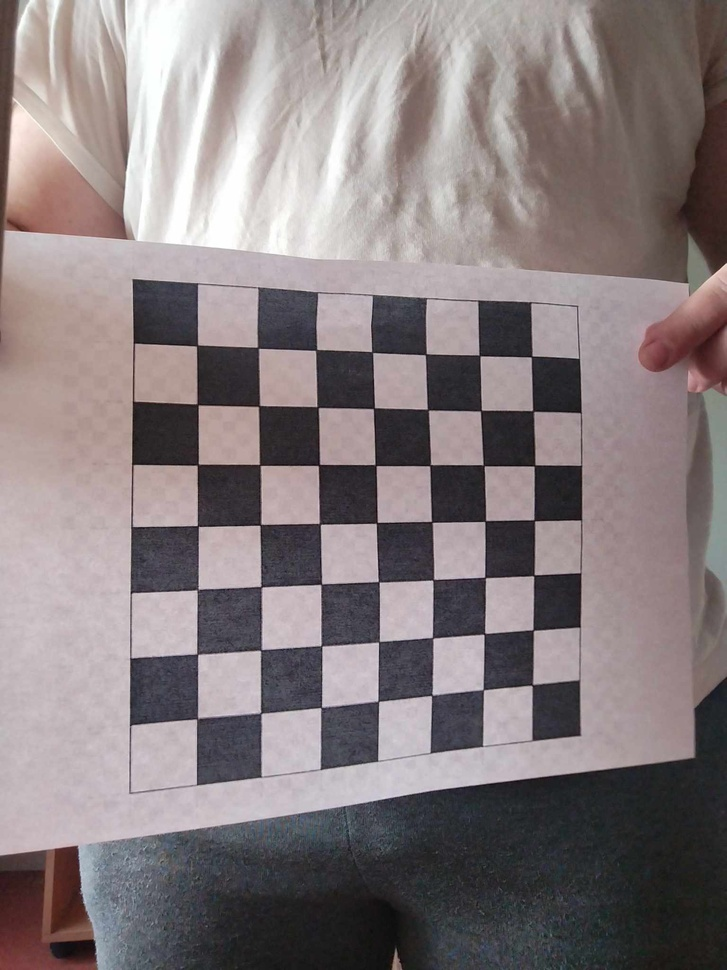
#> input picture calibration_image/438065553_1437655093546194_1099895748924252537_n.jpg, 727 x 970 px, shrunk from 1536 x 2048 before the run; its folder holds only this picture in this run
$ python -i cali.py   (imports and definitions only)
#> lines starting #> are read from the running program, lines starting #| are printed output that depends on the picture; long printed decimals are rounded
import cv2
import numpy as np
import matplotlib.pyplot as plt
import glob


def calib_pixel():
    checkerboard=(7, 7)
    square_length=22,
    image_folder_path = 'calibration_image'
    sample_image_path = None
    # Prepare object points based on the real-world dimensions of the checkerboard
    objp = np.zeros((checkerboard[0] * checkerboard[1], 3), np.float32)
    objp[:, :2] = np.mgrid[1:checkerboard[0]+1, 1:checkerboard[1]+1].T.reshape(-1, 2) * square_length

    # Prepare arrays to store object points and image points from all images
    objpoints = []
    imgpoints = []

    # Load all imagesa
    images = glob.glob(image_folder_path + '/*.jpg')

    # Iterate through each image
    for fname in images:
        img = cv2.imread(fname)
#> img is the input picture: shape (970, 727, 3); mean B, G, R 126.3, 124.8, 134.6
        gray = cv2.cvtColor(img, cv2.COLOR_BGR2GRAY)
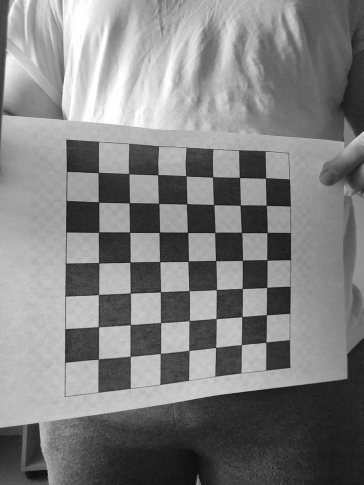
#> gray: shape (970, 727) (shown at 1/2 size); min 7, max 255, mean 127.9

        # Find the chessboard corners
        ret, corners = cv2.findChessboardCorners(gray, checkerboard,
                                                cv2.CALIB_CB_ADAPTIVE_THRESH + cv2.CALIB_CB_NORMALIZE_IMAGE + cv2.CALIB_CB_FAST_CHECK)
#> ret = True; corners = 49 rows, first 8: [196.6, 345.9], [257.6, 347.4], [315.8, 350.3], [371.7, 351.7], [425.6, 354.3], [479.8, 355.7], [531.5, 356.6], [197.5, 404.4]

        # If found, add object points and image points
        if ret:
            objpoints.append(objp)
            corners2 = cv2.cornerSubPix(gray, corners, (11, 11), (-1, -1),
                                       (cv2.TermCriteria_EPS + cv2.TermCriteria_MAX_ITER, 30, 0.1))
#> corners2 = 49 rows, first 8: [197.1, 345.5], [257.9, 347.7], [316.3, 350], [372.2, 352.1], [425.7, 354.4], [479.5, 355.5], [531.6, 356.5], [197.5, 404.5]
            imgpoints.append(corners2)


    # Perform camera calibration to find the camera matrix, distortion coefficients, etc.
    ret, K, dist, rvecs, tvecs = cv2.calibrateCamera(objpoints, imgpoints, gray.shape[::-1], None, None)
#> ret = 1.07; K = [[317.4, 0, 175.8], [0, 301.9, 416.1], [0, 0, 1]]; dist = [[0.038, -0.0227, 0.0122, -0.00523, 0.00152]]; rvecs = ([-0.000524, -0.0942, -0.000104],); tvecs = ([-14.12, -47.84, 109.3],)

    # Print the calibration results
    print(f"Reprojection error: {ret}")
#| Reprojection error: 1.066
    print(f"Camera matrix (K): \n{K}")
#| Camera matrix (K):
#| [[317.365   0.         175.787]
#|  [  0.         301.895 416.113]
#|  [  0.           0.           1.        ]]
    print(f"Distortion coefficients (dist): \n{dist}")
#| Distortion coefficients (dist):
#| [[ 0.03799 -0.02266  0.01217  -0.005232  0.001521]]

    if sample_image_path is None:
        # Use the first image for undistortion if no sample image path is provided
        sample_image_path = images[0]

    # Load a sample image and undistort it using the calibration parameters
    img = cv2.imread(sample_image_path)
    gray = cv2.cvtColor(img, cv2.COLOR_BGR2GRAY)

    # Undistort the image
    h, w = gray.shape[:2]
    new_camera_matrix, roi = cv2.getOptimalNewCameraMatrix(K, dist, (w, h), 1, (w, h))
#> new_camera_matrix = [[211.2, 0, 120.9], [0, 187.6, 475.1], [0, 0, 1]]; roi = (10, 199, 498, 621)
    undistorted_img = cv2.undistort(img, K, dist, None, new_camera_matrix)
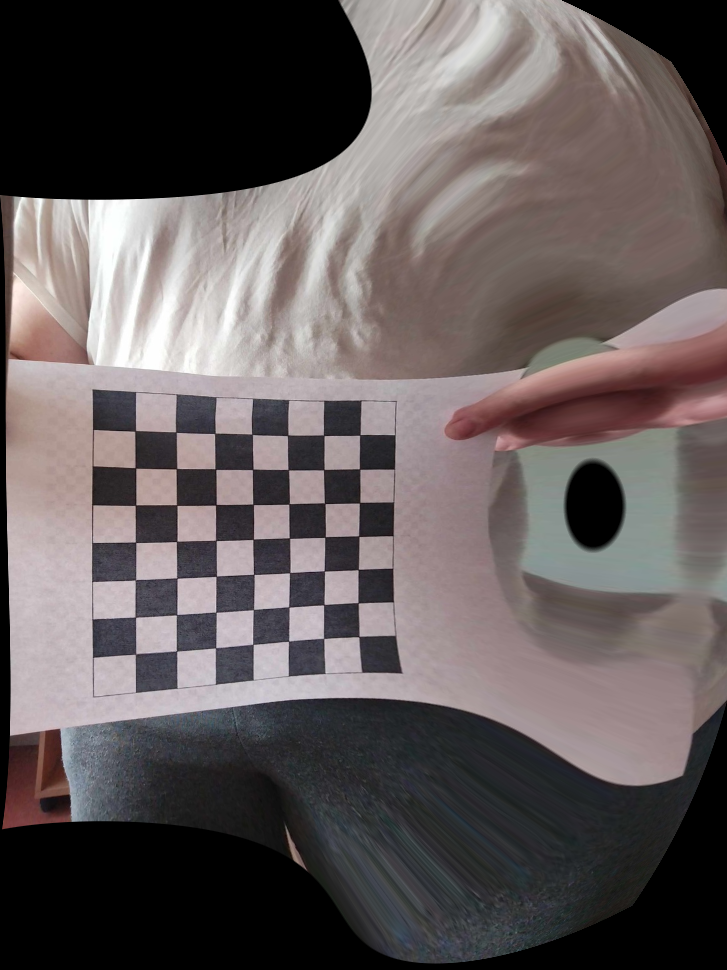
#> undistorted_img: shape (970, 727, 3); mean B, G, R 90.7, 90.7, 98.5

    # Find the chessboard corners in the undistorted image
    ret, corners = cv2.findChessboardCorners(gray, checkerboard,
                                            cv2.CALIB_CB_ADAPTIVE_THRESH + cv2.CALIB_CB_NORMALIZE_IMAGE + cv2.CALIB_CB_FAST_CHECK)
#> ret = True
    if ret:
        corners2 = cv2.cornerSubPix(gray, corners, (11, 11), (-1, -1),
                                   (cv2.TermCriteria_EPS + cv2.TermCriteria_MAX_ITER, 30, 0.1))

        # Choose two points from the detected corners (e.g., (0,0) and (1,0) corner of the first square)
        p1 = corners2[0][0]  # Top-left corner of the first square
#> p1 = [197.1, 345.5]
        p2 = corners2[1][0]  # Top-right corner of the first square
#> p2 = [257.9, 347.7]

        # Compute the distance between the points in pixels
        pixel_distance = np.linalg.norm(p2 - p1)
#> pixel_distance = 60.87

                # Compute the distance between the points in pixels
        pixel_distance = np.linalg.norm(p2 - p1)

        # Create a blank image to draw the points and lines
        #blank_img = np.zeros_like(undistorted_img)

        # Draw the points and the line between them on the blank image
        #cv2.circle(blank_img, tuple(p1.ravel().astype(int)), 10, (0, 0, 255), -1)  # Red circle at p1
        #cv2.circle(blank_img, tuple(p2.ravel().astype(int)), 10, (0, 255, 0), -1)  # Green circle at p2
        #cv2.line(blank_img, tuple(p1.ravel().astype(int)), tuple(p2.ravel().astype(int)), (255, 0, 0), 2)  # Blue line between the points

        # Overlay the blank image with markings onto the undistorted image
        #combined_img = cv2.addWeighted(undistorted_img, 0.7, blank_img, 0.3, 0)

        # Display the image with the two points marked
        #plt.imshow(cv2.cvtColor(combined_img, cv2.COLOR_BGR2RGB))
        #plt.title(f'Distance in pixels: {pixel_distance:.2f}')
        #plt.show()

        print(f"Distance between points in pixels: {pixel_distance:.2f}")
#| Distance between points in pixels: 60.87

        return pixel_distance
    else:
        print("Chessboard corners not found in the undistorted image.")
        return None

>>> result = calib_pixel()
#> result = 60.87

$ run again, on calibration_image/445377344_1199433681048256_1630990664303464818_n.jpg
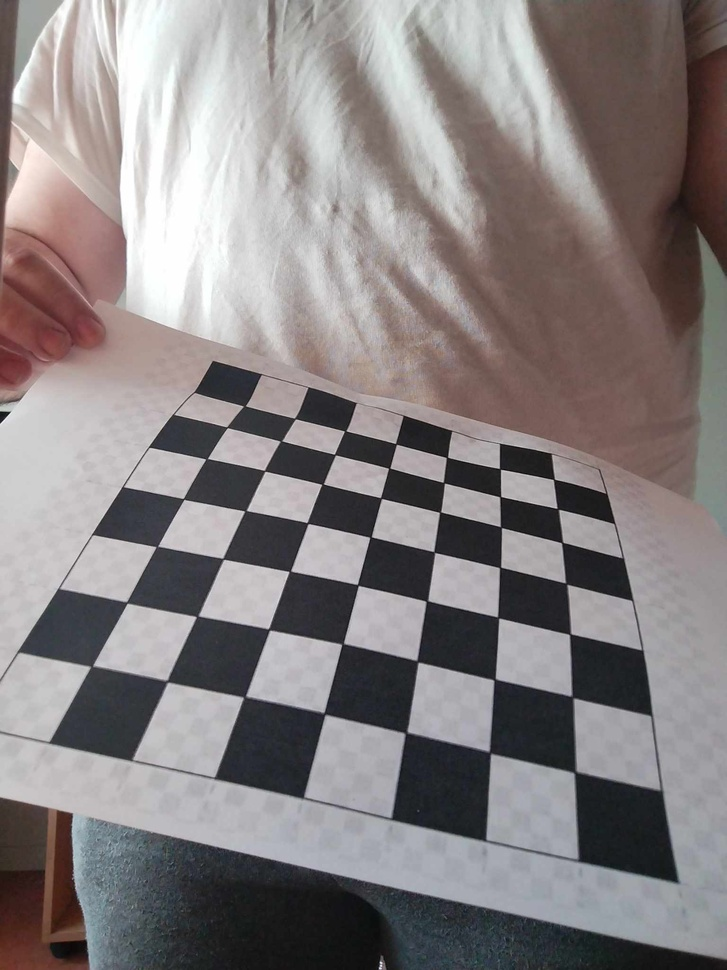
#> input picture calibration_image/445377344_1199433681048256_1630990664303464818_n.jpg, 727 x 970 px, shrunk from 1536 x 2048 before the run
#> in calib_pixel, img is the input picture: shape (970, 727, 3); mean B, G, R 128.7, 128.3, 134.3
#> in calib_pixel, `gray = cv2.cvtColor(img, cv2.COLOR_BGR2GRAY)`:
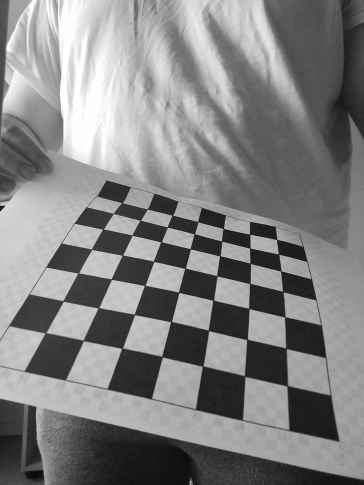
#> gray: shape (970, 727) (shown at 1/2 size); min 5, max 255, mean 130.1
#> in calib_pixel, `ret, corners = cv2.findChessboardCorners(gray, checkerboard, cv2.CALIB..`: ret = True; corners = 49 rows, first 8: [245, 408], [295, 418.6], [344.7, 431.3], [396.1, 443.9], [446.9, 457.3], [500.1, 469], [553.6, 479.4], [227.2, 427.5]
#> corners2 = 49 rows, first 8: [244.5, 405.9], [295.1, 418.5], [345.3, 431], [396, 443.8], [446.9, 457.4], [500, 468.8], [553.8, 479.4], [227.1, 427.4]
#> in calib_pixel, `ret, K, dist, rvecs, tvecs = cv2.calibrateCamera(objpoints, imgpoints,..`: ret = 3.56; K = [[526.1, 0, 306.7], [0, 310.9, 465.6], [0, 0, 1]]; dist = [[0.113, -0.504, 0.19, 0.0345, 0.503]]; rvecs = ([-0.347, -0.188, 0.292],); tvecs = ([-40.4, -68.12, 209.2],)
#| Reprojection error: 3.562
#| Camera matrix (K):
#| [[526.127   0.         306.695]
#|  [  0.         310.919 465.570]
#|  [  0.           0.           1.        ]]
#| Distortion coefficients (dist):
#| [[ 0.1128 -0.5042  0.1898  0.03454  0.5029]]
#> new_camera_matrix = [[442.9, 0, 338.2], [0, 602.4, 648.3], [0, 0, 1]]; roi = (323, 479, 21, 166)
#> in calib_pixel, `undistorted_img = cv2.undistort(img, K, dist, None, new_camera_matrix)`:
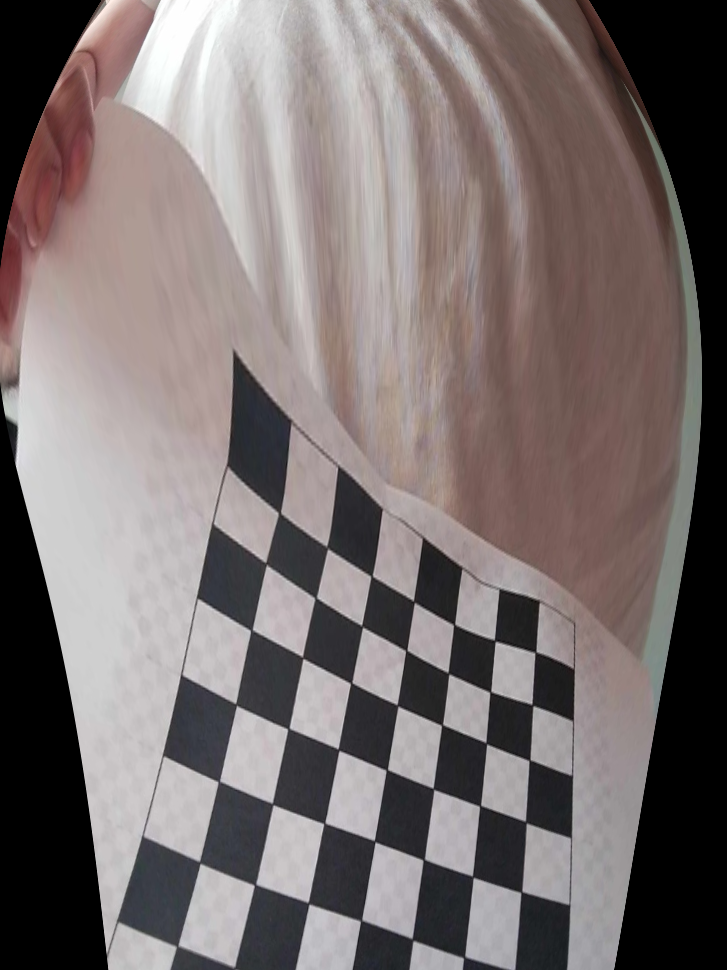
#> undistorted_img: shape (970, 727, 3); mean B, G, R 111.7, 112.4, 121.8
#> in calib_pixel, `ret, corners = cv2.findChessboardCorners(gray, checkerboard, cv2.CALIB..`: ret = True
#> p1 = [244.5, 405.9]
#> p2 = [295.1, 418.5]
#> pixel_distance = 52.22
#| Distance between points in pixels: 52.22

$ run again, on calibration_image/445378671_413819868304682_1195521158800133017_n.jpg
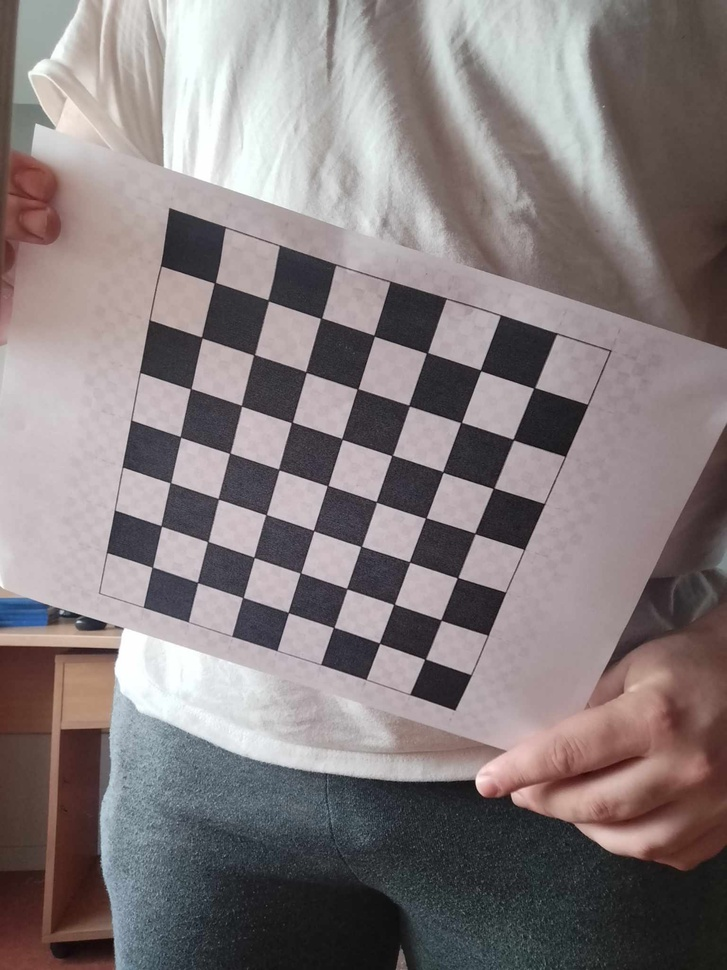
#> input picture calibration_image/445378671_413819868304682_1195521158800133017_n.jpg, 727 x 970 px, shrunk from 1536 x 2048 before the run
#> in calib_pixel, img is the input picture: shape (970, 727, 3); mean B, G, R 124.6, 123.8, 132.7
#> in calib_pixel, `gray = cv2.cvtColor(img, cv2.COLOR_BGR2GRAY)`:
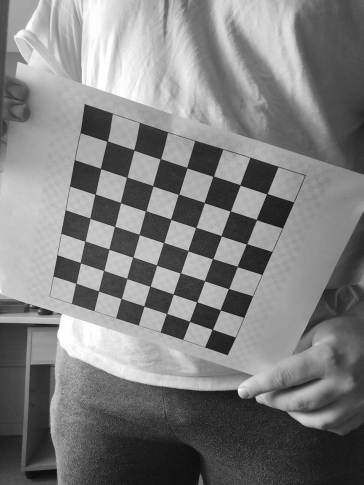
#> gray: shape (970, 727) (shown at 1/2 size); min 10, max 255, mean 126.5
#> in calib_pixel, `ret, corners = cv2.findChessboardCorners(gray, checkerboard, cv2.CALIB..`: ret = True; corners = 49 rows, first 8: [214.7, 283], [268.1, 300.3], [321.2, 318], [373.9, 335.6], [427, 352.9], [480.7, 370.4], [534, 387.9], [201.6, 337.2]
#> corners2 = 49 rows, first 8: [214.7, 282.7], [268.2, 300.4], [321.2, 318.3], [374.2, 335.7], [427, 352.9], [480.5, 370.4], [534.2, 387.9], [201.7, 337.5]
#> in calib_pixel, `ret, K, dist, rvecs, tvecs = cv2.calibrateCamera(objpoints, imgpoints,..`: ret = 0.432; K = [[574.2, 0, 384.4], [0, 561.6, 469.6], [0, 0, 1]]; dist = [[-0.0272, 0.764, -0.0128, 0.00549, -2.7]]; rvecs = ([0.265, 0.0567, 0.32],); tvecs = ([-81.01, -101.4, 221.5],)
#| Reprojection error: 0.4323
#| Camera matrix (K):
#| [[574.211   0.         384.388]
#|  [  0.         561.593 469.636]
#|  [  0.           0.           1.        ]]
#| Distortion coefficients (dist):
#| [[-0.0272  0.7642 -0.01283  0.005485 -2.695]]
#> new_camera_matrix = [[542.4, 0, 363.1], [0, 561.6, 469.6], [0, 0, 1]]; roi = (0, 0, 686, 969)
#> in calib_pixel, `undistorted_img = cv2.undistort(img, K, dist, None, new_camera_matrix)`:
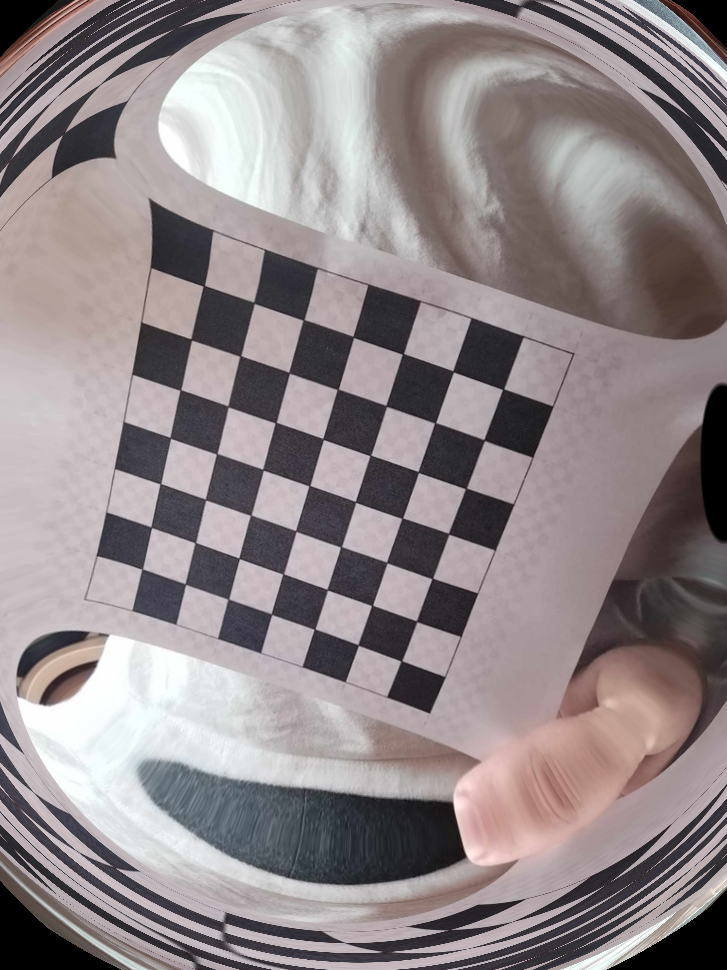
#> undistorted_img: shape (970, 727, 3); mean B, G, R 136.9, 135, 144.4
#> in calib_pixel, `ret, corners = cv2.findChessboardCorners(gray, checkerboard, cv2.CALIB..`: ret = True
#> p1 = [214.7, 282.7]
#> p2 = [268.2, 300.4]
#> pixel_distance = 56.37
#| Distance between points in pixels: 56.37
